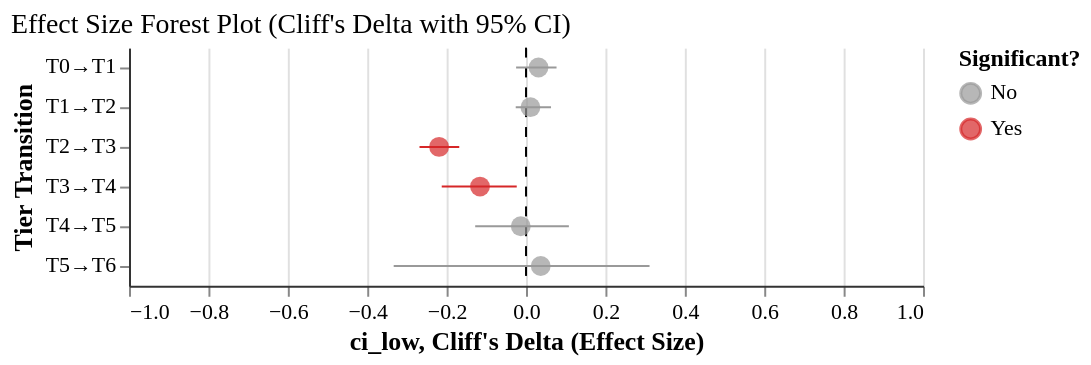

This figure's Vega-Lite source:
### Vega-Lite specification from a JSON file in a GitHub repository (floating-point values rounded to 4 significant figures)
{"config": {"font": "serif", "axis": {"labelFontSize": 11, "titleFontSize": 13, "gridColor": "#e0e0e0", "domainColor": "#333333"}, "legend": {"labelFontSize": 11, "titleFontSize": 12}, "title": {"fontSize": 14, "anchor": "start", "fontWeight": "normal"}, "view": {"stroke": null, "continuousWidth": 400, "continuousHeight": 300, "strokeWidth": 0}, "mark": {"tooltip": true}}, "layer": [{"data": {"name": "data-d285a7403ed98ae579761d64a864032b"}, "mark": {"type": "rule", "color": "black", "strokeDash": [5, 5]}, "encoding": {"x": {"field": "x", "type": "quantitative"}}}, {"data": {"name": "data-06a8d466beed9b7d8ca8fd63de488c60"}, "mark": {"type": "errorbar"}, "encoding": {"color": {"field": "significant", "scale": {"domain": ["No", "Yes"], "range": ["#999999", "#d62728"]}, "type": "nominal"}, "detail": {"field": "agent_model", "type": "nominal"}, "x": {"field": "ci_low", "type": "quantitative"}, "x2": {"field": "ci_high"}, "y": {"field": "transition", "sort": null, "type": "ordinal"}}}, {"data": {"name": "data-06a8d466beed9b7d8ca8fd63de488c60"}, "mark": {"type": "circle", "size": 100}, "encoding": {"color": {"field": "significant", "scale": {"domain": ["No", "Yes"], "range": ["#999999", "#d62728"]}, "title": "Significant?", "type": "nominal"}, "detail": {"field": "agent_model", "type": "nominal"}, "tooltip": [{"field": "agent_model", "title": "Model", "type": "nominal"}, {"field": "transition", "title": "Transition", "type": "ordinal"}, {"field": "delta", "format": ".3f", "title": "Cliff's δ", "type": "quantitative"}, {"field": "ci_low", "format": ".3f", "title": "95% CI Low", "type": "quantitative"}, {"field": "ci_high", "format": ".3f", "title": "95% CI High", "type": "quantitative"}, {"field": "significant", "title": "Significant", "type": "nominal"}], "x": {"field": "delta", "scale": {"domain": [-1, 1]}, "title": "Cliff's Delta (Effect Size)", "type": "quantitative"}, "y": {"field": "transition", "sort": null, "title": "Tier Transition", "type": "ordinal"}}}], "title": "Effect Size Forest Plot (Cliff's Delta with 95% CI)", "$schema": "https://vega.github.io/schema/vega-lite/v6.1.0.json", "datasets": {"data-d285a7403ed98ae579761d64a864032b": [{"x": 0}], "data-06a8d466beed9b7d8ca8fd63de488c60": [{"agent_model": "claude-haiku-4-5", "transition": "T0→T1", "tier1": "T0", "tier2": "T1", "delta": 0.03148, "ci_low": -0.025, "ci_high": 0.07685, "significant": "No"}, {"agent_model": "claude-haiku-4-5", "transition": "T1→T2", "tier1": "T1", "tier2": "T2", "delta": 0.01111, "ci_low": -0.02593, "ci_high": 0.06296, "significant": "No"}, {"agent_model": "claude-haiku-4-5", "transition": "T2→T3", "tier1": "T2", "tier2": "T3", "delta": -0.219, "ci_low": -0.2683, "ci_high": -0.1682, "significant": "Yes"}, {"agent_model": "claude-haiku-4-5", "transition": "T3→T4", "tier1": "T3", "tier2": "T4", "delta": -0.116, "ci_low": -0.2123, "ci_high": -0.02339, "significant": "Yes"}, {"agent_model": "claude-haiku-4-5", "transition": "T4→T5", "tier1": "T4", "tier2": "T5", "delta": -0.01323, "ci_low": -0.128, "ci_high": 0.1079, "significant": "No"}, {"agent_model": "claude-haiku-4-5", "transition": "T5→T6", "tier1": "T5", "tier2": "T6", "delta": 0.03704, "ci_low": -0.3333, "ci_high": 0.3111, "significant": "No"}]}}
